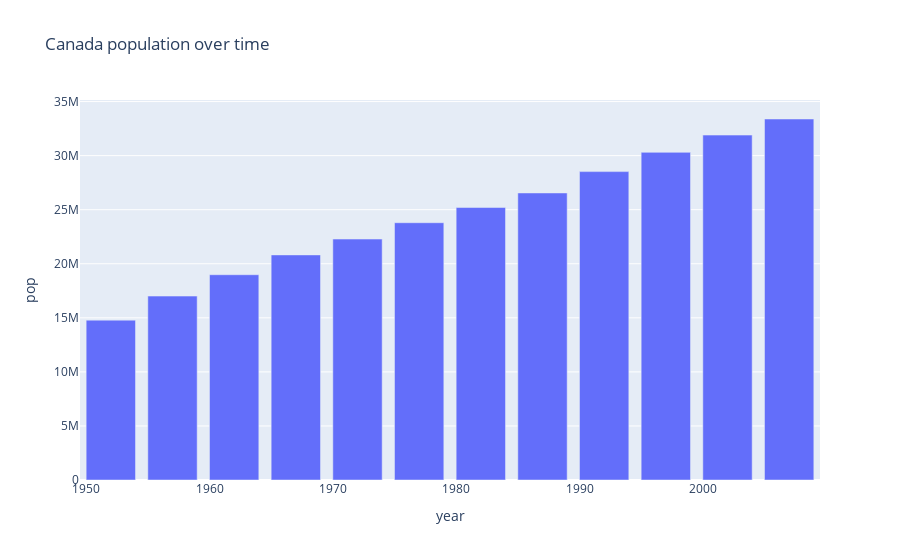

The code cell stored with this chart in its notebook:
### Code cell
fig = px.bar(ca, x='year', y='pop', title='Canada population over time')
fig.show()

### Figure 1 — Plotly figure (JSON) as saved in the notebook; plotly's stock layout.template omitted (floating-point values rounded to 4 significant figures)
{"data": [{"alignmentgroup": "True", "hovertemplate": "year=%{x}<br>pop=%{y}<extra></extra>", "legendgroup": "", "marker": {"color": "#636efa"}, "name": "", "offsetgroup": "", "orientation": "v", "showlegend": false, "textposition": "auto", "type": "bar", "x": [1952, 1957, 1962, 1967, 1972, 1977, 1982, 1987, 1992, 1997, 2002, 2007], "xaxis": "x", "y": [14785584, 17010154, 18985849, 20819767, 22284500, 23796400, 25201900, 26549700, 28523502, 30305843, 31902268, 33390141], "yaxis": "y"}], "layout": {"barmode": "relative", "legend": {"tracegroupgap": 0}, "title": {"text": "Canada population over time"}, "xaxis": {"anchor": "y", "domain": [0, 1], "title": {"text": "year"}}, "yaxis": {"anchor": "x", "domain": [0, 1], "title": {"text": "pop"}}}}
